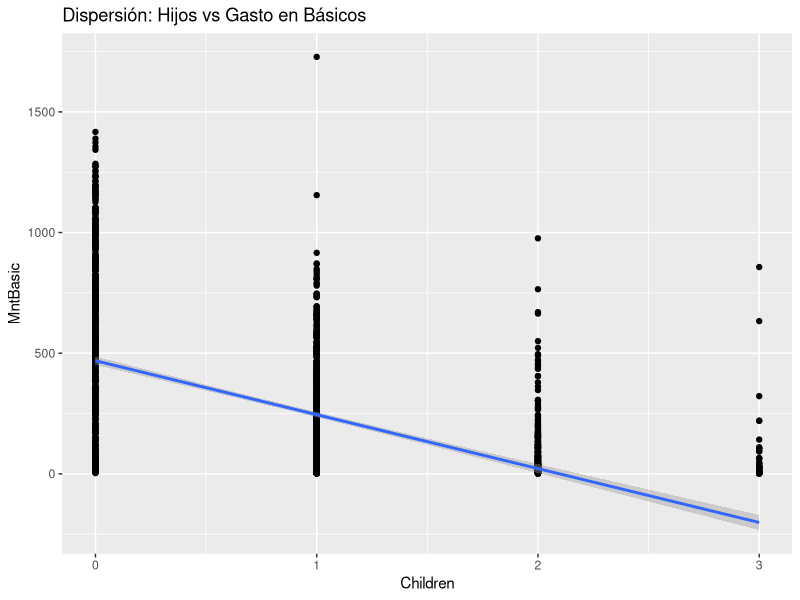
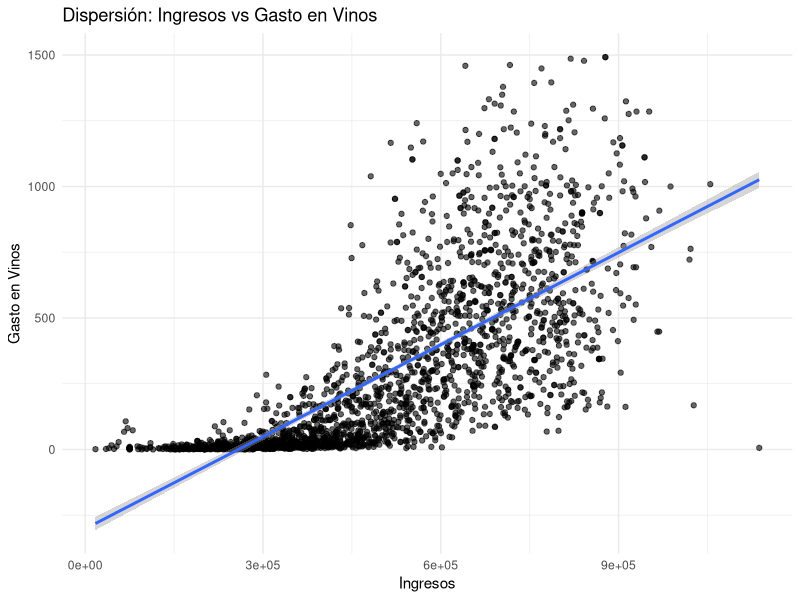

Write the R code that produced these figures, in order.
## ---- chunk 1
set.seed(123)
# Cargar librerías y datos
library(readxl)
library(dplyr)
library(ggplot2)


knitr::opts_chunk$set(echo = TRUE, warning = FALSE, message = FALSE)

## ---- chunk 2

df <- read_excel("data_actividad1.xlsx")

df_final <- df %>%
  mutate(Accepted = ifelse(AcceptedCmpOverall > 0, "Sí", "No"))

# Crear grupos de ingresos
group_si <- df_final$Income[df_final$Accepted == "Sí"]
group_no <- df_final$Income[df_final$Accepted == "No"]

# Mostrar los resultados de la prueba de normalidad
cat("### Resultados de la prueba de normalidad (Shapiro-Wilk)\n")
shapiro_si <- shapiro.test(group_si)
shapiro_no <- shapiro.test(group_no)
cat("Prueba para el grupo 'Sí':\n")
print(shapiro_si)
cat("Prueba para el grupo 'No':\n")
print(shapiro_no)
## ---- chunk 3
# Determinar y mostrar los resultados de la prueba de varianza
var_equal <- FALSE
if (shapiro_si$p.value > 0.05 & shapiro_no$p.value > 0.05) {
  cat("\n### Prueba de Varianza (F-test)\n")
  var_test <- var.test(group_si, group_no)
  print(var_test)
  var_equal <- var_test$p.value > 0.05
  if (var_equal) {
    cat("\nLas varianzas son iguales. Se aplicará la prueba t de Student.\n")
  } else {
    cat("\nLas varianzas no son iguales. Se aplicará la prueba t de Student con varianza no combinada.\n")
  }
} else {
  cat("\n### Prueba de Wilcoxon\n")
  cat("\nLos datos no son normales. Se aplicará la prueba de Wilcoxon (no paramétrica).\n")
}

# Realizar y mostrar los resultados de la prueba de hipótesis
if (shapiro_si$p.value > 0.05 & shapiro_no$p.value > 0.05) {
  t_result <- t.test(group_si, group_no, var.equal = var_equal, conf.level = 0.95)
} else {
  t_result <- wilcox.test(group_si, group_no, conf.int = TRUE, conf.level = 0.95)
}

cat("\n### Resultado Final de la Prueba de Hipótesis\n")
print(t_result)

# Mostrar el intervalo de confianza
ci_diff <- t_result$conf.int
cat(paste0("\nIntervalo de confianza al 95% para la diferencia: [", round(ci_diff[1], 2), ", ", round(ci_diff[2], 2), "]\n"))

## ---- chunk 4

df_final <- df_final %>%
  mutate(Children = Kidhome + Teenhome,
         MntBasic = MntFruits + MntFishProducts + MntMeatProducts + MntSweetProducts)

# Gráfico para linealidad
ggplot(df_final, aes(x = Children, y = MntBasic)) +
  geom_point() + geom_smooth(method = "lm") +
  labs(title = "Dispersión: Hijos vs Gasto en Básicos")
## ---- chunk 5
# Verificar normalidad
shapiro_children <- shapiro.test(df_final$Children)
shapiro_basic <- shapiro.test(df_final$MntBasic)
print(shapiro_children)
print(shapiro_basic)
## ---- chunk 6
# Correlación
if (shapiro_children$p.value > 0.05 & shapiro_basic$p.value > 0.05) {
  cor_method <- "pearson"
} else {
  cor_method <- "spearman"
  message("Datos no normales: Usando Spearman.")
}

cor_result <- cor.test(df_final$Children, df_final$MntBasic, method = cor_method, conf.level = 0.95)
print(cor_result)

## ---- chunk 7
# Gráfico de dispersión para evaluar linealidad
library(ggplot2)
ggplot(df_final, aes(x = Income, y = MntWines)) +
  geom_point(alpha = 0.6) +
  geom_smooth(method = "lm", se = TRUE) +
  labs(title = "Dispersión: Ingresos vs Gasto en Vinos", x = "Ingresos", y = "Gasto en Vinos") +
  theme_minimal()
## ---- chunk 8


# Verificar normalidad
shapiro_income <- shapiro.test(df_final$Income)
shapiro_wines <- shapiro.test(df_final$MntWines)
print(shapiro_income)  # Si p-value < 0.05, no normal
print(shapiro_wines)

# Seleccionar método de correlación
if (shapiro_income$p.value > 0.05 & shapiro_wines$p.value > 0.05) {
  cor_method <- "pearson"
  message("Datos normales: Usando correlación de Pearson.")
} else {
  cor_method <- "spearman"
  message("Datos no normales: Usando correlación de Spearman.")
}

# Prueba de correlación
cor_result <- cor.test(df_final$Income, df_final$MntWines, method = cor_method, 
                       alternative = "greater", conf.level = 0.95)
print(cor_result)

